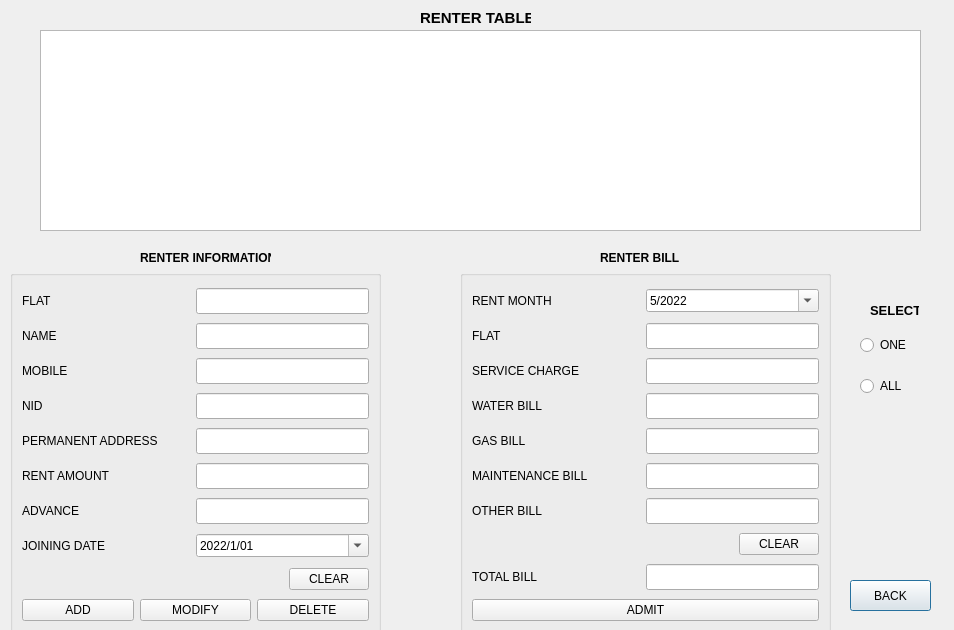
<?xml version="1.0" encoding="UTF-8"?>
<ui version="4.0">
 <class>renter_menu</class>
 <widget class="QDialog" name="renter_menu">
  <property name="geometry">
   <rect>
    <x>0</x>
    <y>0</y>
    <width>954</width>
    <height>630</height>
   </rect>
  </property>
  <property name="font">
   <font>
    <strikeout>false</strikeout>
   </font>
  </property>
  <property name="windowTitle">
   <string>RENTER MENU</string>
  </property>
  <widget class="QPushButton" name="pushButton_back">
   <property name="geometry">
    <rect>
     <x>850</x>
     <y>580</y>
     <width>81</width>
     <height>31</height>
    </rect>
   </property>
   <property name="text">
    <string>BACK</string>
   </property>
  </widget>
  <widget class="QTableWidget" name="tableWidget">
   <property name="geometry">
    <rect>
     <x>40</x>
     <y>30</y>
     <width>881</width>
     <height>201</height>
    </rect>
   </property>
   <property name="toolTip">
    <string>&lt;html&gt;&lt;head/&gt;&lt;body&gt;&lt;p align=&quot;center&quot;&gt;&lt;br/&gt;&lt;/p&gt;&lt;/body&gt;&lt;/html&gt;</string>
   </property>
   <property name="frameShape">
    <enum>QFrame::StyledPanel</enum>
   </property>
   <property name="editTriggers">
    <set>QAbstractItemView::SelectedClicked</set>
   </property>
   <property name="dragEnabled">
    <bool>false</bool>
   </property>
   <property name="selectionMode">
    <enum>QAbstractItemView::SingleSelection</enum>
   </property>
   <property name="selectionBehavior">
    <enum>QAbstractItemView::SelectRows</enum>
   </property>
   <property name="verticalScrollMode">
    <enum>QAbstractItemView::ScrollPerItem</enum>
   </property>
   <property name="gridStyle">
    <enum>Qt::SolidLine</enum>
   </property>
   <property name="sortingEnabled">
    <bool>false</bool>
   </property>
  </widget>
  <widget class="QGroupBox" name="groupBox">
   <property name="geometry">
    <rect>
     <x>10</x>
     <y>270</y>
     <width>371</width>
     <height>371</height>
    </rect>
   </property>
   <property name="minimumSize">
    <size>
     <width>0</width>
     <height>192</height>
    </size>
   </property>
   <property name="font">
    <font>
     <strikeout>false</strikeout>
     <kerning>true</kerning>
    </font>
   </property>
   <property name="statusTip">
    <string/>
   </property>
   <property name="whatsThis">
    <string/>
   </property>
   <property name="autoFillBackground">
    <bool>false</bool>
   </property>
   <property name="title">
    <string/>
   </property>
   <property name="flat">
    <bool>false</bool>
   </property>
   <property name="checkable">
    <bool>false</bool>
   </property>
   <layout class="QVBoxLayout" name="verticalLayout_2">
    <property name="sizeConstraint">
     <enum>QLayout::SetDefaultConstraint</enum>
    </property>
    <item>
     <layout class="QHBoxLayout" name="horizontalLayout_5">
      <property name="spacing">
       <number>0</number>
      </property>
      <item>
       <widget class="QLabel" name="label_5">
        <property name="sizePolicy">
         <sizepolicy hsizetype="Preferred" vsizetype="Preferred">
          <horstretch>0</horstretch>
          <verstretch>0</verstretch>
         </sizepolicy>
        </property>
        <property name="minimumSize">
         <size>
          <width>20</width>
          <height>26</height>
         </size>
        </property>
        <property name="baseSize">
         <size>
          <width>20</width>
          <height>20</height>
         </size>
        </property>
        <property name="autoFillBackground">
         <bool>false</bool>
        </property>
        <property name="text">
         <string>FLAT</string>
        </property>
       </widget>
      </item>
      <item>
       <widget class="QLineEdit" name="lineEdit_flat">
        <property name="sizePolicy">
         <sizepolicy hsizetype="Minimum" vsizetype="Fixed">
          <horstretch>0</horstretch>
          <verstretch>0</verstretch>
         </sizepolicy>
        </property>
        <property name="minimumSize">
         <size>
          <width>121</width>
          <height>26</height>
         </size>
        </property>
       </widget>
      </item>
     </layout>
    </item>
    <item>
     <layout class="QHBoxLayout" name="horizontalLayout_4">
      <property name="spacing">
       <number>0</number>
      </property>
      <item>
       <widget class="QLabel" name="label_4">
        <property name="sizePolicy">
         <sizepolicy hsizetype="Preferred" vsizetype="Preferred">
          <horstretch>0</horstretch>
          <verstretch>0</verstretch>
         </sizepolicy>
        </property>
        <property name="minimumSize">
         <size>
          <width>0</width>
          <height>20</height>
         </size>
        </property>
        <property name="text">
         <string>NAME</string>
        </property>
       </widget>
      </item>
      <item>
       <widget class="QLineEdit" name="lineEdit_name">
        <property name="sizePolicy">
         <sizepolicy hsizetype="Minimum" vsizetype="Fixed">
          <horstretch>0</horstretch>
          <verstretch>0</verstretch>
         </sizepolicy>
        </property>
        <property name="minimumSize">
         <size>
          <width>121</width>
          <height>26</height>
         </size>
        </property>
        <property name="maximumSize">
         <size>
          <width>16777215</width>
          <height>16777215</height>
         </size>
        </property>
       </widget>
      </item>
     </layout>
    </item>
    <item>
     <layout class="QHBoxLayout" name="horizontalLayout_2">
      <property name="spacing">
       <number>0</number>
      </property>
      <item>
       <widget class="QLabel" name="label_2">
        <property name="sizePolicy">
         <sizepolicy hsizetype="Preferred" vsizetype="Preferred">
          <horstretch>0</horstretch>
          <verstretch>0</verstretch>
         </sizepolicy>
        </property>
        <property name="minimumSize">
         <size>
          <width>121</width>
          <height>26</height>
         </size>
        </property>
        <property name="text">
         <string>MOBILE</string>
        </property>
       </widget>
      </item>
      <item>
       <widget class="QLineEdit" name="lineEdit_MOBILE">
        <property name="sizePolicy">
         <sizepolicy hsizetype="Minimum" vsizetype="Fixed">
          <horstretch>0</horstretch>
          <verstretch>0</verstretch>
         </sizepolicy>
        </property>
        <property name="minimumSize">
         <size>
          <width>121</width>
          <height>26</height>
         </size>
        </property>
       </widget>
      </item>
     </layout>
    </item>
    <item>
     <layout class="QHBoxLayout" name="horizontalLayout_3">
      <property name="spacing">
       <number>0</number>
      </property>
      <item>
       <widget class="QLabel" name="label_3">
        <property name="sizePolicy">
         <sizepolicy hsizetype="Preferred" vsizetype="Preferred">
          <horstretch>0</horstretch>
          <verstretch>0</verstretch>
         </sizepolicy>
        </property>
        <property name="minimumSize">
         <size>
          <width>121</width>
          <height>26</height>
         </size>
        </property>
        <property name="text">
         <string>NID</string>
        </property>
       </widget>
      </item>
      <item>
       <widget class="QLineEdit" name="lineEdit_nid">
        <property name="sizePolicy">
         <sizepolicy hsizetype="Minimum" vsizetype="Fixed">
          <horstretch>0</horstretch>
          <verstretch>0</verstretch>
         </sizepolicy>
        </property>
        <property name="minimumSize">
         <size>
          <width>121</width>
          <height>26</height>
         </size>
        </property>
        <property name="text">
         <string/>
        </property>
       </widget>
      </item>
     </layout>
    </item>
    <item>
     <layout class="QHBoxLayout" name="horizontalLayout_6">
      <property name="spacing">
       <number>0</number>
      </property>
      <item>
       <widget class="QLabel" name="label">
        <property name="sizePolicy">
         <sizepolicy hsizetype="Preferred" vsizetype="Preferred">
          <horstretch>0</horstretch>
          <verstretch>0</verstretch>
         </sizepolicy>
        </property>
        <property name="minimumSize">
         <size>
          <width>121</width>
          <height>26</height>
         </size>
        </property>
        <property name="text">
         <string>PERMANENT ADDRESS</string>
        </property>
       </widget>
      </item>
      <item>
       <widget class="QLineEdit" name="lineEdit_H_ADDRESS">
        <property name="sizePolicy">
         <sizepolicy hsizetype="Minimum" vsizetype="Fixed">
          <horstretch>0</horstretch>
          <verstretch>0</verstretch>
         </sizepolicy>
        </property>
        <property name="minimumSize">
         <size>
          <width>121</width>
          <height>26</height>
         </size>
        </property>
        <property name="text">
         <string/>
        </property>
       </widget>
      </item>
     </layout>
    </item>
    <item>
     <layout class="QHBoxLayout" name="horizontalLayout_7">
      <property name="spacing">
       <number>0</number>
      </property>
      <item>
       <widget class="QLabel" name="label_6">
        <property name="sizePolicy">
         <sizepolicy hsizetype="Preferred" vsizetype="Preferred">
          <horstretch>0</horstretch>
          <verstretch>0</verstretch>
         </sizepolicy>
        </property>
        <property name="minimumSize">
         <size>
          <width>121</width>
          <height>26</height>
         </size>
        </property>
        <property name="text">
         <string>RENT AMOUNT</string>
        </property>
       </widget>
      </item>
      <item>
       <widget class="QLineEdit" name="lineEdit_RENT_AMOUNT">
        <property name="sizePolicy">
         <sizepolicy hsizetype="Minimum" vsizetype="Fixed">
          <horstretch>0</horstretch>
          <verstretch>0</verstretch>
         </sizepolicy>
        </property>
        <property name="minimumSize">
         <size>
          <width>121</width>
          <height>26</height>
         </size>
        </property>
        <property name="text">
         <string/>
        </property>
       </widget>
      </item>
     </layout>
    </item>
    <item>
     <layout class="QHBoxLayout" name="horizontalLayout_8">
      <property name="spacing">
       <number>0</number>
      </property>
      <item>
       <widget class="QLabel" name="label_7">
        <property name="sizePolicy">
         <sizepolicy hsizetype="Preferred" vsizetype="Preferred">
          <horstretch>0</horstretch>
          <verstretch>0</verstretch>
         </sizepolicy>
        </property>
        <property name="minimumSize">
         <size>
          <width>121</width>
          <height>26</height>
         </size>
        </property>
        <property name="text">
         <string>ADVANCE</string>
        </property>
       </widget>
      </item>
      <item>
       <widget class="QLineEdit" name="lineEdit_ADVANCE">
        <property name="sizePolicy">
         <sizepolicy hsizetype="Minimum" vsizetype="Fixed">
          <horstretch>0</horstretch>
          <verstretch>0</verstretch>
         </sizepolicy>
        </property>
        <property name="minimumSize">
         <size>
          <width>121</width>
          <height>26</height>
         </size>
        </property>
        <property name="text">
         <string/>
        </property>
       </widget>
      </item>
     </layout>
    </item>
    <item>
     <layout class="QHBoxLayout" name="horizontalLayout_9">
      <property name="spacing">
       <number>0</number>
      </property>
      <item>
       <widget class="QLabel" name="label_8">
        <property name="sizePolicy">
         <sizepolicy hsizetype="Preferred" vsizetype="Preferred">
          <horstretch>0</horstretch>
          <verstretch>0</verstretch>
         </sizepolicy>
        </property>
        <property name="minimumSize">
         <size>
          <width>121</width>
          <height>26</height>
         </size>
        </property>
        <property name="text">
         <string>JOINING DATE</string>
        </property>
       </widget>
      </item>
      <item>
       <widget class="QDateEdit" name="dateEdit">
        <property name="displayFormat">
         <string>yyyy/M/dd</string>
        </property>
        <property name="calendarPopup">
         <bool>true</bool>
        </property>
        <property name="date">
         <date>
          <year>2022</year>
          <month>1</month>
          <day>1</day>
         </date>
        </property>
       </widget>
      </item>
     </layout>
    </item>
    <item>
     <layout class="QHBoxLayout" name="horizontalLayout_10">
      <property name="spacing">
       <number>0</number>
      </property>
      <item>
       <spacer name="horizontalSpacer_2">
        <property name="orientation">
         <enum>Qt::Horizontal</enum>
        </property>
        <property name="sizeHint" stdset="0">
         <size>
          <width>40</width>
          <height>20</height>
         </size>
        </property>
       </spacer>
      </item>
      <item>
       <widget class="QPushButton" name="pushButton_CLEAR">
        <property name="text">
         <string>CLEAR</string>
        </property>
       </widget>
      </item>
     </layout>
    </item>
    <item>
     <layout class="QHBoxLayout" name="horizontalLayout">
      <item>
       <widget class="QPushButton" name="pushButton_3">
        <property name="text">
         <string>ADD</string>
        </property>
       </widget>
      </item>
      <item>
       <widget class="QPushButton" name="pushButton">
        <property name="text">
         <string>MODIFY</string>
        </property>
       </widget>
      </item>
      <item>
       <widget class="QPushButton" name="pushButton_2">
        <property name="text">
         <string>DELETE</string>
        </property>
       </widget>
      </item>
     </layout>
    </item>
   </layout>
  </widget>
  <widget class="QLabel" name="label_9">
   <property name="geometry">
    <rect>
     <x>420</x>
     <y>10</y>
     <width>111</width>
     <height>16</height>
    </rect>
   </property>
   <property name="font">
    <font>
     <pointsize>11</pointsize>
     <bold>true</bold>
     <strikeout>false</strikeout>
    </font>
   </property>
   <property name="text">
    <string>RENTER TABLE</string>
   </property>
  </widget>
  <widget class="QLabel" name="label_10">
   <property name="geometry">
    <rect>
     <x>140</x>
     <y>250</y>
     <width>131</width>
     <height>16</height>
    </rect>
   </property>
   <property name="font">
    <font>
     <italic>false</italic>
     <bold>true</bold>
     <strikeout>false</strikeout>
     <kerning>true</kerning>
    </font>
   </property>
   <property name="text">
    <string>RENTER INFORMATION</string>
   </property>
  </widget>
  <widget class="QGroupBox" name="groupBox_2">
   <property name="geometry">
    <rect>
     <x>460</x>
     <y>270</y>
     <width>371</width>
     <height>371</height>
    </rect>
   </property>
   <property name="minimumSize">
    <size>
     <width>0</width>
     <height>192</height>
    </size>
   </property>
   <property name="font">
    <font>
     <strikeout>false</strikeout>
     <kerning>true</kerning>
    </font>
   </property>
   <property name="statusTip">
    <string/>
   </property>
   <property name="whatsThis">
    <string/>
   </property>
   <property name="autoFillBackground">
    <bool>false</bool>
   </property>
   <property name="title">
    <string/>
   </property>
   <property name="flat">
    <bool>false</bool>
   </property>
   <property name="checkable">
    <bool>false</bool>
   </property>
   <layout class="QVBoxLayout" name="verticalLayout_3">
    <property name="sizeConstraint">
     <enum>QLayout::SetDefaultConstraint</enum>
    </property>
    <item>
     <layout class="QHBoxLayout" name="horizontalLayout_17">
      <property name="spacing">
       <number>0</number>
      </property>
      <item>
       <widget class="QLabel" name="label_18">
        <property name="sizePolicy">
         <sizepolicy hsizetype="Preferred" vsizetype="Preferred">
          <horstretch>0</horstretch>
          <verstretch>0</verstretch>
         </sizepolicy>
        </property>
        <property name="minimumSize">
         <size>
          <width>121</width>
          <height>26</height>
         </size>
        </property>
        <property name="text">
         <string>RENT MONTH</string>
        </property>
       </widget>
      </item>
      <item>
       <widget class="QDateEdit" name="dateEdit_2">
        <property name="displayFormat">
         <string>M/yyyy</string>
        </property>
        <property name="calendarPopup">
         <bool>true</bool>
        </property>
        <property name="date">
         <date>
          <year>2022</year>
          <month>5</month>
          <day>1</day>
         </date>
        </property>
       </widget>
      </item>
     </layout>
    </item>
    <item>
     <layout class="QHBoxLayout" name="horizontalLayout_20">
      <property name="spacing">
       <number>0</number>
      </property>
      <item>
       <widget class="QLabel" name="label_RENTFLAT">
        <property name="sizePolicy">
         <sizepolicy hsizetype="Preferred" vsizetype="Preferred">
          <horstretch>0</horstretch>
          <verstretch>0</verstretch>
         </sizepolicy>
        </property>
        <property name="minimumSize">
         <size>
          <width>121</width>
          <height>26</height>
         </size>
        </property>
        <property name="text">
         <string>FLAT</string>
        </property>
       </widget>
      </item>
      <item>
       <widget class="QLineEdit" name="lineEdit_RENTFLAT">
        <property name="sizePolicy">
         <sizepolicy hsizetype="Minimum" vsizetype="Fixed">
          <horstretch>0</horstretch>
          <verstretch>0</verstretch>
         </sizepolicy>
        </property>
        <property name="minimumSize">
         <size>
          <width>121</width>
          <height>26</height>
         </size>
        </property>
        <property name="clearButtonEnabled">
         <bool>false</bool>
        </property>
       </widget>
      </item>
     </layout>
    </item>
    <item>
     <layout class="QHBoxLayout" name="horizontalLayout_12">
      <property name="spacing">
       <number>0</number>
      </property>
      <item>
       <widget class="QLabel" name="label_13">
        <property name="sizePolicy">
         <sizepolicy hsizetype="Preferred" vsizetype="Preferred">
          <horstretch>0</horstretch>
          <verstretch>0</verstretch>
         </sizepolicy>
        </property>
        <property name="minimumSize">
         <size>
          <width>121</width>
          <height>26</height>
         </size>
        </property>
        <property name="text">
         <string>SERVICE CHARGE</string>
        </property>
       </widget>
      </item>
      <item>
       <widget class="QLineEdit" name="lineEdit_SERVICE">
        <property name="sizePolicy">
         <sizepolicy hsizetype="Minimum" vsizetype="Fixed">
          <horstretch>0</horstretch>
          <verstretch>0</verstretch>
         </sizepolicy>
        </property>
        <property name="minimumSize">
         <size>
          <width>121</width>
          <height>26</height>
         </size>
        </property>
        <property name="clearButtonEnabled">
         <bool>false</bool>
        </property>
       </widget>
      </item>
     </layout>
    </item>
    <item>
     <layout class="QHBoxLayout" name="horizontalLayout_13">
      <property name="spacing">
       <number>0</number>
      </property>
      <item>
       <widget class="QLabel" name="label_14">
        <property name="sizePolicy">
         <sizepolicy hsizetype="Preferred" vsizetype="Preferred">
          <horstretch>0</horstretch>
          <verstretch>0</verstretch>
         </sizepolicy>
        </property>
        <property name="minimumSize">
         <size>
          <width>121</width>
          <height>26</height>
         </size>
        </property>
        <property name="text">
         <string>WATER BILL</string>
        </property>
       </widget>
      </item>
      <item>
       <widget class="QLineEdit" name="lineEdit_WATER">
        <property name="sizePolicy">
         <sizepolicy hsizetype="Minimum" vsizetype="Fixed">
          <horstretch>0</horstretch>
          <verstretch>0</verstretch>
         </sizepolicy>
        </property>
        <property name="minimumSize">
         <size>
          <width>121</width>
          <height>26</height>
         </size>
        </property>
        <property name="text">
         <string/>
        </property>
       </widget>
      </item>
     </layout>
    </item>
    <item>
     <layout class="QHBoxLayout" name="horizontalLayout_14">
      <property name="spacing">
       <number>0</number>
      </property>
      <item>
       <widget class="QLabel" name="label_15">
        <property name="sizePolicy">
         <sizepolicy hsizetype="Preferred" vsizetype="Preferred">
          <horstretch>0</horstretch>
          <verstretch>0</verstretch>
         </sizepolicy>
        </property>
        <property name="minimumSize">
         <size>
          <width>121</width>
          <height>26</height>
         </size>
        </property>
        <property name="text">
         <string>GAS BILL</string>
        </property>
       </widget>
      </item>
      <item>
       <widget class="QLineEdit" name="lineEdit_GAS">
        <property name="sizePolicy">
         <sizepolicy hsizetype="Minimum" vsizetype="Fixed">
          <horstretch>0</horstretch>
          <verstretch>0</verstretch>
         </sizepolicy>
        </property>
        <property name="minimumSize">
         <size>
          <width>121</width>
          <height>26</height>
         </size>
        </property>
        <property name="text">
         <string/>
        </property>
       </widget>
      </item>
     </layout>
    </item>
    <item>
     <layout class="QHBoxLayout" name="horizontalLayout_11">
      <property name="spacing">
       <number>0</number>
      </property>
      <item>
       <widget class="QLabel" name="label_12">
        <property name="sizePolicy">
         <sizepolicy hsizetype="Preferred" vsizetype="Preferred">
          <horstretch>0</horstretch>
          <verstretch>0</verstretch>
         </sizepolicy>
        </property>
        <property name="minimumSize">
         <size>
          <width>0</width>
          <height>20</height>
         </size>
        </property>
        <property name="text">
         <string>MAINTENANCE BILL</string>
        </property>
       </widget>
      </item>
      <item>
       <widget class="QLineEdit" name="lineEdit_MAINTENANCE">
        <property name="sizePolicy">
         <sizepolicy hsizetype="Minimum" vsizetype="Fixed">
          <horstretch>0</horstretch>
          <verstretch>0</verstretch>
         </sizepolicy>
        </property>
        <property name="minimumSize">
         <size>
          <width>121</width>
          <height>26</height>
         </size>
        </property>
        <property name="maximumSize">
         <size>
          <width>16777215</width>
          <height>16777215</height>
         </size>
        </property>
       </widget>
      </item>
     </layout>
    </item>
    <item>
     <layout class="QHBoxLayout" name="horizontalLayout_15">
      <property name="spacing">
       <number>0</number>
      </property>
      <item>
       <widget class="QLabel" name="label_16">
        <property name="sizePolicy">
         <sizepolicy hsizetype="Preferred" vsizetype="Preferred">
          <horstretch>0</horstretch>
          <verstretch>0</verstretch>
         </sizepolicy>
        </property>
        <property name="minimumSize">
         <size>
          <width>121</width>
          <height>26</height>
         </size>
        </property>
        <property name="text">
         <string>OTHER BILL</string>
        </property>
       </widget>
      </item>
      <item>
       <widget class="QLineEdit" name="lineEdit_OTHER">
        <property name="sizePolicy">
         <sizepolicy hsizetype="Minimum" vsizetype="Fixed">
          <horstretch>0</horstretch>
          <verstretch>0</verstretch>
         </sizepolicy>
        </property>
        <property name="minimumSize">
         <size>
          <width>121</width>
          <height>26</height>
         </size>
        </property>
        <property name="text">
         <string/>
        </property>
       </widget>
      </item>
     </layout>
    </item>
    <item>
     <layout class="QHBoxLayout" name="horizontalLayout_19">
      <item>
       <spacer name="horizontalSpacer">
        <property name="orientation">
         <enum>Qt::Horizontal</enum>
        </property>
        <property name="sizeHint" stdset="0">
         <size>
          <width>40</width>
          <height>20</height>
         </size>
        </property>
       </spacer>
      </item>
      <item>
       <widget class="QPushButton" name="pushButton_clear_2">
        <property name="text">
         <string>CLEAR</string>
        </property>
       </widget>
      </item>
     </layout>
    </item>
    <item>
     <layout class="QHBoxLayout" name="horizontalLayout_16">
      <property name="spacing">
       <number>0</number>
      </property>
      <item>
       <widget class="QLabel" name="label_17">
        <property name="sizePolicy">
         <sizepolicy hsizetype="Preferred" vsizetype="Preferred">
          <horstretch>0</horstretch>
          <verstretch>0</verstretch>
         </sizepolicy>
        </property>
        <property name="minimumSize">
         <size>
          <width>121</width>
          <height>26</height>
         </size>
        </property>
        <property name="text">
         <string>TOTAL BILL</string>
        </property>
       </widget>
      </item>
      <item>
       <widget class="QLineEdit" name="lineEdit_TOTAL">
        <property name="sizePolicy">
         <sizepolicy hsizetype="Minimum" vsizetype="Fixed">
          <horstretch>0</horstretch>
          <verstretch>0</verstretch>
         </sizepolicy>
        </property>
        <property name="minimumSize">
         <size>
          <width>121</width>
          <height>26</height>
         </size>
        </property>
        <property name="inputMethodHints">
         <set>Qt::ImhDigitsOnly</set>
        </property>
        <property name="text">
         <string/>
        </property>
        <property name="readOnly">
         <bool>true</bool>
        </property>
       </widget>
      </item>
     </layout>
    </item>
    <item>
     <layout class="QHBoxLayout" name="horizontalLayout_18">
      <item>
       <widget class="QPushButton" name="pushButton_ADMIT">
        <property name="text">
         <string>ADMIT</string>
        </property>
       </widget>
      </item>
     </layout>
    </item>
   </layout>
  </widget>
  <widget class="QLabel" name="label_11">
   <property name="geometry">
    <rect>
     <x>600</x>
     <y>250</y>
     <width>131</width>
     <height>16</height>
    </rect>
   </property>
   <property name="font">
    <font>
     <italic>false</italic>
     <bold>true</bold>
     <strikeout>false</strikeout>
     <kerning>true</kerning>
    </font>
   </property>
   <property name="text">
    <string>RENTER BILL</string>
   </property>
  </widget>
  <widget class="QLabel" name="label_19">
   <property name="geometry">
    <rect>
     <x>870</x>
     <y>300</y>
     <width>49</width>
     <height>21</height>
    </rect>
   </property>
   <property name="font">
    <font>
     <pointsize>10</pointsize>
     <bold>true</bold>
     <strikeout>false</strikeout>
    </font>
   </property>
   <property name="text">
    <string>SELECT</string>
   </property>
  </widget>
  <widget class="QWidget" name="layoutWidget">
   <property name="geometry">
    <rect>
     <x>860</x>
     <y>320</y>
     <width>61</width>
     <height>91</height>
    </rect>
   </property>
   <layout class="QVBoxLayout" name="verticalLayout">
    <item>
     <widget class="QRadioButton" name="radioButton_ONE">
      <property name="text">
       <string>ONE</string>
      </property>
     </widget>
    </item>
    <item>
     <widget class="QRadioButton" name="radioButton_ALL">
      <property name="text">
       <string>ALL</string>
      </property>
     </widget>
    </item>
   </layout>
  </widget>
 </widget>
 <resources/>
 <connections/>
</ui>
